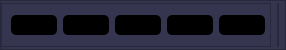
                     <widget class="QFrame" name="frame_16">
                      <property name="sizePolicy">
                       <sizepolicy hsizetype="Preferred" vsizetype="Fixed">
                        <horstretch>0</horstretch>
                        <verstretch>0</verstretch>
                       </sizepolicy>
                      </property>
                      <property name="maximumSize">
                       <size>
                        <width>16777215</width>
                        <height>50</height>
                       </size>
                      </property>
                      <property name="styleSheet">
                       <string notr="true">*{background-color: rgb(53, 53, 80);}

QToolTip{ 
	font: 8pt &quot;Century Gothic&quot;;
     background-color: #390039; 
     color: white; 
     border: 1px solid #750075;
}</string>
                      </property>
                      <property name="frameShape">
                       <enum>QFrame::Shape::StyledPanel</enum>
                      </property>
                      <property name="frameShadow">
                       <enum>QFrame::Shadow::Raised</enum>
                      </property>
                      <layout class="QHBoxLayout" name="horizontalLayout_22">
                       <property name="leftMargin">
                        <number>0</number>
                       </property>
                       <property name="topMargin">
                        <number>2</number>
                       </property>
                       <property name="rightMargin">
                        <number>0</number>
                       </property>
                       <property name="bottomMargin">
                        <number>2</number>
                       </property>
                       <item alignment="Qt::AlignmentFlag::AlignLeft">
                        <widget class="QFrame" name="frame_27">
                         <property name="styleSheet">
                          <string notr="true">QPushButton{
	background-color: rgb(0, 0, 0);
	text-align:center;
	padding:3px 7px;
	border-radius:5px;
}

QPushButton::hover{
	font: bold 10pt &quot;Century Gothic&quot;;
	background-color: #180e24;
}

QPushButton::pressed{
	background-color: rgb(11, 11, 11);
	border: 1px solid #ff007f;
}
</string>
                         </property>
                         <property name="frameShape">
                          <enum>QFrame::Shape::StyledPanel</enum>
                         </property>
                         <property name="frameShadow">
                          <enum>QFrame::Shadow::Raised</enum>
                         </property>
                         <layout class="QHBoxLayout" name="horizontalLayout_23">
                          <property name="leftMargin">
                           <number>9</number>
                          </property>
                          <property name="topMargin">
                           <number>0</number>
                          </property>
                          <property name="rightMargin">
                           <number>5</number>
                          </property>
                          <property name="bottomMargin">
                           <number>0</number>
                          </property>
                          <item>
                           <widget class="QPushButton" name="pushButton_13">
                            <property name="cursor">
                             <cursorShape>PointingHandCursor</cursorShape>
                            </property>
                            <property name="toolTip">
                             <string>&lt;html&gt;&lt;head/&gt;&lt;body&gt;&lt;p&gt;Subir Imagen&lt;/p&gt;&lt;/body&gt;&lt;/html&gt;</string>
                            </property>
                            <property name="styleSheet">
                             <string notr="true"/>
                            </property>
                            <property name="text">
                             <string/>
                            </property>
                            <property name="icon">
                             <iconset resource="../../../Proyecto Oziris/ICONS.qrc">
                              <normaloff>:/ICONS/ICONS/image.svg</normaloff>:/ICONS/ICONS/image.svg</iconset>
                            </property>
                           </widget>
                          </item>
                          <item>
                           <widget class="QPushButton" name="pushButton_22">
                            <property name="cursor">
                             <cursorShape>PointingHandCursor</cursorShape>
                            </property>
                            <property name="toolTip">
                             <string>&lt;html&gt;&lt;head/&gt;&lt;body&gt;&lt;p&gt;Capturar Imagen&lt;/p&gt;&lt;/body&gt;&lt;/html&gt;</string>
                            </property>
                            <property name="text">
                             <string/>
                            </property>
                            <property name="icon">
                             <iconset resource="../../../Proyecto Oziris/ICONS.qrc">
                              <normaloff>:/ICONS/ICONS/instagram.svg</normaloff>:/ICONS/ICONS/instagram.svg</iconset>
                            </property>
                           </widget>
                          </item>
                          <item>
                           <widget class="QPushButton" name="pushButton_8">
                            <property name="text">
                             <string/>
                            </property>
                            <property name="icon">
                             <iconset resource="../../../Proyecto Oziris/ICONS.qrc">
                              <normaloff>:/ICONS/ICONS/trash-2.svg</normaloff>:/ICONS/ICONS/trash-2.svg</iconset>
                            </property>
                           </widget>
                          </item>
                          <item>
                           <widget class="QPushButton" name="pushButton_14">
                            <property name="toolTip">
                             <string>Restaurar</string>
                            </property>
                            <property name="layoutDirection">
                             <enum>Qt::LayoutDirection::LeftToRight</enum>
                            </property>
                            <property name="autoFillBackground">
                             <bool>false</bool>
                            </property>
                            <property name="styleSheet">
                             <string notr="true"/>
                            </property>
                            <property name="text">
                             <string/>
                            </property>
                            <property name="icon">
                             <iconset resource="../../../Proyecto Oziris/ICONS.qrc">
                              <normaloff>:/ICONS/ICONS/trash-2.svg</normaloff>:/ICONS/ICONS/trash-2.svg</iconset>
                            </property>
                            <property name="iconSize">
                             <size>
                              <width>16</width>
                              <height>16</height>
                             </size>
                            </property>
                            <property name="checkable">
                             <bool>false</bool>
                            </property>
                            <property name="flat">
                             <bool>true</bool>
                            </property>
                           </widget>
                          </item>
                          <item>
                           <widget class="QPushButton" name="pushButton_7">
                            <property name="cursor">
                             <cursorShape>PointingHandCursor</cursorShape>
                            </property>
                            <property name="toolTip">
                             <string>&lt;html&gt;&lt;head/&gt;&lt;body&gt;&lt;p&gt;Imprimir Resultados&lt;/p&gt;&lt;/body&gt;&lt;/html&gt;</string>
                            </property>
                            <property name="text">
                             <string/>
                            </property>
                            <property name="icon">
                             <iconset resource="../../../Proyecto Oziris/ICONS.qrc">
                              <normaloff>:/ICONS/ICONS/printer.svg</normaloff>:/ICONS/ICONS/printer.svg</iconset>
                            </property>
                           </widget>
                          </item>
                         </layout>
                        </widget>
                       </item>
                       <item>
                        <widget class="QFrame" name="frame_41">
                         <property name="styleSheet">
                          <string notr="true"/>
                         </property>
                         <property name="frameShape">
                          <enum>QFrame::Shape::StyledPanel</enum>
                         </property>
                         <property name="frameShadow">
                          <enum>QFrame::Shadow::Raised</enum>
                         </property>
                         <layout class="QHBoxLayout" name="horizontalLayout_18">
                          <property name="spacing">
                           <number>2</number>
                          </property>
                          <property name="leftMargin">
                           <number>0</number>
                          </property>
                          <property name="topMargin">
                           <number>0</number>
                          </property>
                          <property name="rightMargin">
                           <number>0</number>
                          </property>
                          <property name="bottomMargin">
                           <number>0</number>
                          </property>
                         </layout>
                        </widget>
                       </item>
                       <item>
                        <widget class="QLabel" name="label_6">
                         <property name="maximumSize">
                          <size>
                           <width>0</width>
                           <height>16777215</height>
                          </size>
                         </property>
                         <property name="text">
                          <string/>
                         </property>
                        </widget>
                       </item>
                      </layout>
                     </widget>
